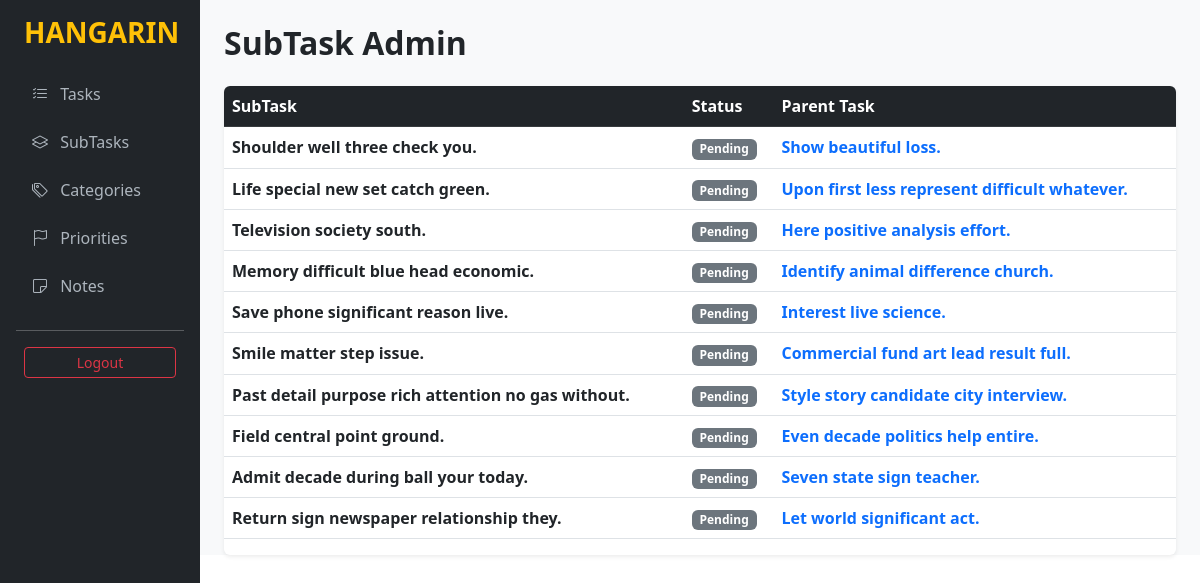
Screenshot of /hangarin/subtasks/ (signed in) with the database file from the repository.
### tasks/models.py (models this page shows, shortened)
class BaseModel(models.Model):
    created_at = models.DateTimeField(auto_now_add=True)
    updated_at = models.DateTimeField(auto_now=True)
    class Meta:
        abstract = True

class SubTask(BaseModel):
    parent_task = models.ForeignKey(Task, on_delete=models.CASCADE)
    title = models.CharField(max_length=255)
    status = models.CharField(max_length=50, choices=Task.STATUS_CHOICES, default="Pending")

class Task(BaseModel):
    STATUS_CHOICES = [
        ("Pending", "Pending"),
        ("In Progress", "In Progress"),
        ("Completed", "Completed"),
    ]
    title = models.CharField(max_length=255)
    description = models.TextField()
    deadline = models.DateTimeField()
    status = models.CharField(max_length=50, choices=STATUS_CHOICES, default="Pending")
    category = models.ForeignKey(Category, on_delete=models.CASCADE)
    priority = models.ForeignKey(Priority, on_delete=models.CASCADE)

### tasks/views.py (the view)
# urls.py: path('hangarin/subtasks/', views.SubTaskListView.as_view(), name='subtask-list'),
class SubTaskListView(LoginRequiredMixin, ListView):
    model = SubTask
    template_name = 'subtask_list.html'
    context_object_name = 'subtasks'
    login_url = 'login'
    def get_queryset(self):
        queryset = SubTask.objects.select_related('parent_task').all()
        q = self.request.GET.get('q')
        status = self.request.GET.get('status')
        if q:
            queryset = queryset.filter(title__icontains=q)
        if status:
            queryset = queryset.filter(status=status)
        return queryset

### templates/subtask_list.html
{% extends 'base.html' %}
{% block content %}
<div class="pt-4">
    <h2 class="fw-bold mb-4">SubTask Admin</h2>
    <div class="table-responsive bg-white rounded shadow-sm">
        <table class="table table-hover">
            <thead class="table-dark">
                <tr>
                    <th>SubTask</th>
                    <th>Status</th>
                    <th>Parent Task</th>
                </tr>
            </thead>
            <tbody>
                {% for sub in subtasks %}
                <tr>
                    <td class="fw-bold">{{ sub.title }}</td>
                    <td>
                        <span class="badge {% if sub.status == 'Completed' %}bg-success{% else %}bg-secondary{% endif %}">
                            {{ sub.status }}
                        </span>
                    </td>
                    <td class="text-primary fw-bold">
                        {{ sub.parent_task.title }}
                    </td>
                </tr>
                {% empty %}
                <tr>
                    <td colspan="3" class="text-center py-4">No subtasks found.</td>
                </tr>
                {% endfor %}
            </tbody>
        </table>
    </div>
</div>
{% endblock %}

### rows the page displays
SubTask: title "Shoulder well three check you.", status "Pending", parent_task "Show beautiful loss."
SubTask: title "Life special new set catch green.", status "Pending", parent_task "Upon first less represent difficult whatever."
SubTask: title "Television society south.", status "Pending", parent_task "Here positive analysis effort."
SubTask: title "Memory difficult blue head economic.", status "Pending", parent_task "Identify animal difference church."
SubTask: title "Save phone significant reason live.", status "Pending", parent_task "Interest live science."
SubTask: title "Smile matter step issue.", status "Pending", parent_task "Commercial fund art lead result full."
SubTask: title "Past detail purpose rich attention no gas without.", status "Pending", parent_task "Style story candidate city interview."
SubTask: title "Field central point ground.", status "Pending", parent_task "Even decade politics help entire."
SubTask: title "Admit decade during ball your today.", status "Pending", parent_task "Seven state sign teacher."
SubTask: title "Return sign newspaper relationship they.", status "Pending", parent_task "Let world significant act."
